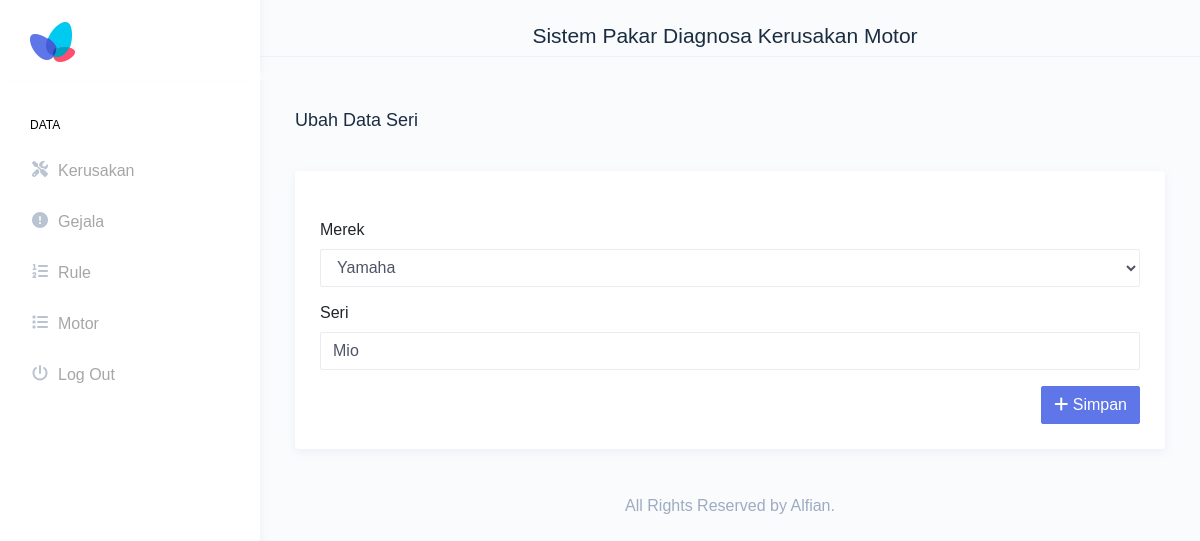
The page /motor/ubah_seri/2 on the database as committed earlier.
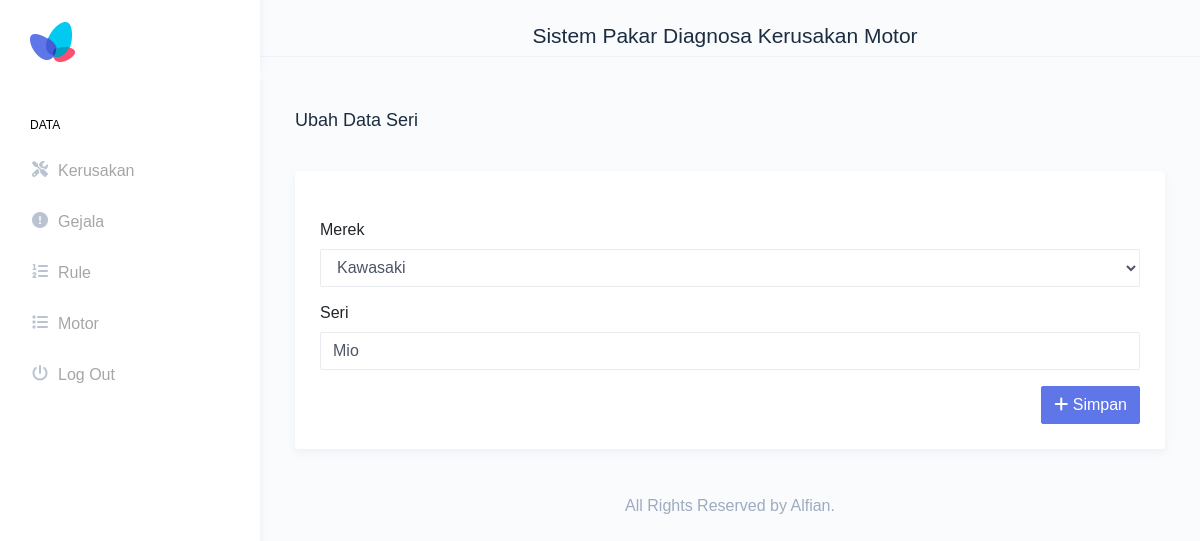
The same page on the database as committed later.
### tables this page shows
CREATE TABLE `seri` (
  `id` int(11) NOT NULL,
  `nama` varchar(50) NOT NULL,
  `merek_id` int(11) NOT NULL
);

CREATE TABLE `merek` (
  `id` int(11) NOT NULL,
  `nama` varchar(30) NOT NULL
);

### application/controllers/Motor.php (called while the page is built, shortened)
<?php
class Motor extends CI_Controller
{
    public function ubah_seri($id)
    {
        $data['title'] = 'Ubah Data Seri';
        $data['merek'] = $this->motor->getMerek();
        $data['seri'] = $this->seri->getSeriId($id);
        $this->load->view('templates/header', $data);
        $this->load->view('templates/topbar');
        $this->load->view('templates/sidebar');
        $this->load->view('motor/ubah-seri');
        $this->load->view('templates/footer');
    }
}

### index.php (called while the page is built, shortened)
<?php
require_once BASEPATH.'core/CodeIgniter.php';

### application/models/Seri_model.php (called while the page is built, shortened)
<?php
class Seri_model extends CI_model
{
    public function getSeriId($id)
    {
        return $this->db->get_where('seri', array('id' => $id))->row_array();
    }
}

### application/models/Motor_model.php (called while the page is built, shortened)
<?php
class Motor_model extends CI_model
{
    public function getMerek()
    {
        return $this->db->get('merek')->result_array();
    }
}

### application/views/motor/ubah-seri.php (the view, shortened to what this page needs)
<div class="page-wrapper">
    <div class="page-breadcrumb">
        <div class="row">
            <div class="col-7 align-self-center">
                <h4 class="page-title text-truncate text-dark font-weight-medium mb-1"><?= $title ?></h4>
            </div>
        </div>
    </div>
    <div class="container-fluid">
        <div class="card">
            <div class="card-body">
                <form class="mt-4" action="<?= base_url('motor/update_seri/') . $seri['id'] ?>" method="POST">
                    <h5 class="card-title">Merek</h5>
                    <div class="form-group">
                        <select class="form-control" name="merek_id">
                            <?php foreach ($merek as $m) : ?>
                                <option <?= $m['id'] === $seri['merek_id'] ? 'selected' :''; ?> value="<?= $m['id'] ?>"><?= $m['nama'] ?></option>
                            <?php endforeach; ?>
                        </select>
                    </div>
                    <h5 class="card-title">Seri</h5>
                    <div class="form-group">
                        <input type="text" class="form-control" name="seri" id="seri" value="<?= $seri['nama'] ?>">
                    </div>
                    <div class="float-right">
                        <button type="submit" class="btn btn-primary"><i class="fa fa-plus"></i> Simpan</button>
                    </div>
                </form>
            </div>
        </div>

Rows that differ between the two databases and show on the page:
changed seri "Mio": merek_id "Yamaha" → "Kawasaki"
